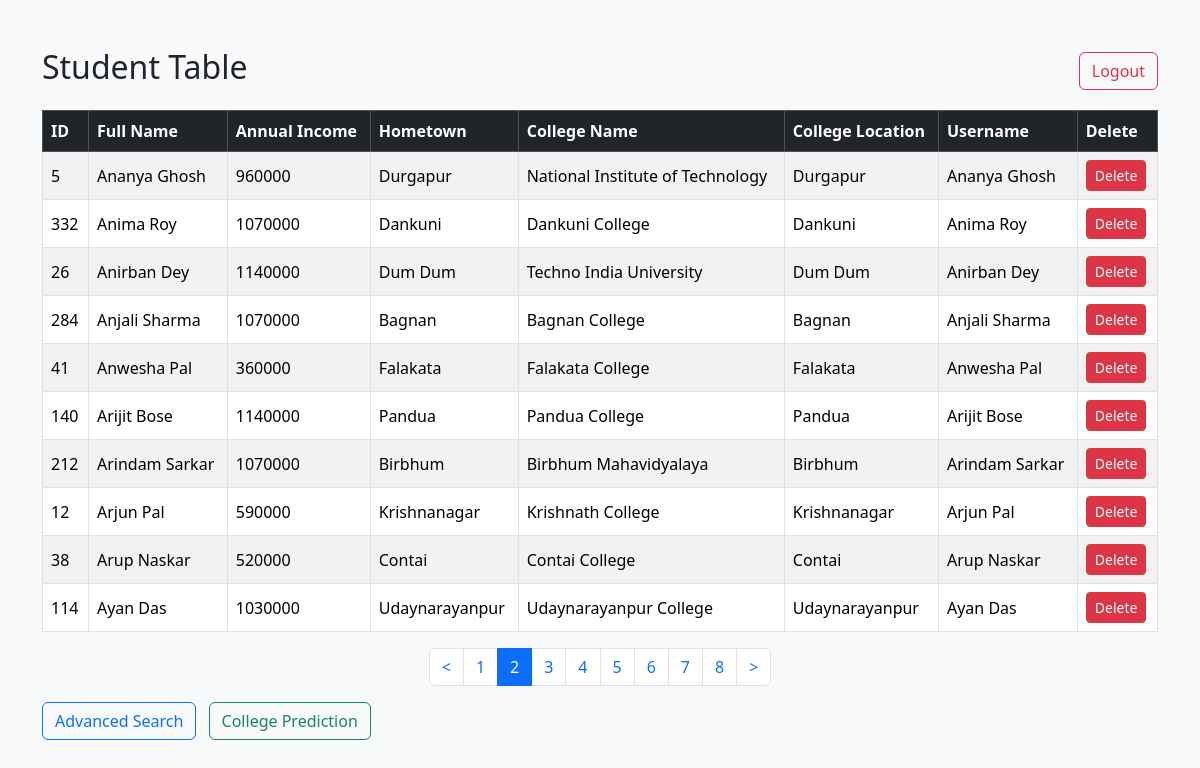
/admin/dashboard?page=2 (signed in), run on the app's committed database.
### tables this page shows
CREATE TABLE profiles (
            user_id INTEGER PRIMARY KEY,
            full_name TEXT,
            annual_income INTEGER,
            hometown TEXT,
            college_name TEXT,
            college_location TEXT,
            FOREIGN KEY(user_id) REFERENCES users(id)
        );

CREATE TABLE users (
            id INTEGER PRIMARY KEY AUTOINCREMENT,
            username TEXT UNIQUE NOT NULL,
            password TEXT NOT NULL,
            role TEXT NOT NULL
        );

### app.py (the view)
@app.route('/admin/dashboard')
@login_required
def admin_dashboard():
    if getattr(current_user, 'role', None) != 'admin':
        return redirect(url_for('admin_login'))
    page = request.args.get('page', 1, type=int)
    per_page = 10
    conn = sqlite3.connect('database.db')
    c = conn.cursor()
    c.execute("SELECT COUNT(*) FROM profiles")
    total = c.fetchone()[0]
    c.execute('''SELECT profiles.*, users.username
                 FROM profiles JOIN users ON profiles.user_id = users.id
                 LIMIT ? OFFSET ?''', (per_page, (page-1)*per_page))
    students = c.fetchall()
    conn.close()
    total_pages = ceil(total/per_page) if total else 1
    pagination_window = get_pagination_window(page, total_pages, window=8)
    return render_template('admin_dashboard.html',
                           students=students,
                           total_pages=total_pages,
                           current_page=page,
                           pagination_window=pagination_window)

### app.py (called while the page is built)
def get_pagination_window(current_page, total_pages, window=8):
    half = window // 2
    if total_pages <= window:
        return list(range(1, total_pages + 1))
    elif current_page <= half:
        return list(range(1, window + 1))
    elif current_page >= total_pages - half:
        return list(range(total_pages - window + 1, total_pages + 1))
    else:
        return list(range(current_page - half + 1, current_page + half + 1))

@login_manager.user_loader
def user_loader(username):
    conn = sqlite3.connect('database.db')
    c = conn.cursor()
    c.execute("SELECT * FROM users WHERE username = ?", (username,))
    user_data = c.fetchone()
    if not user_data:
        return None
    user = User()
    user.id = username
    user.role = user_data[3]
    return user

### templates/admin_dashboard.html (shortened to what this page needs)
<!DOCTYPE html>
<html>
<head>
  <link href="https://cdn.jsdelivr.net/npm/bootstrap@5.3.2/dist/css/bootstrap.min.css" rel="stylesheet">
</head>
<body class="bg-light">
<div class="container mt-5">
  <div class="d-flex justify-content-between align-items-center mb-3">
    <h2>Student Table</h2>
    <a class="btn btn-outline-danger" href="{{ url_for('logout') }}">Logout</a>
  </div>
  <div class="table-responsive">
    <table class="table table-striped table-bordered align-middle">
      <thead class="table-dark">
        <tr>
          <th>ID</th>
          <th>Full Name</th>
          <th>Annual Income</th>
          <th>Hometown</th>
          <th>College Name</th>
          <th>College Location</th>
          <th>Username</th>
          <th>Delete</th>
        </tr>
      </thead>
      <tbody>
        {% for s in students %}
        <tr>
          <td>{{ s[0] }}</td>
          <td>{{ s[1] }}</td>
          <td>{{ s[2] }}</td>
          <td>{{ s[3] }}</td>
          <td>{{ s[4] }}</td>
          <td>{{ s[5] }}</td>
          <td>{{ s[6] }}</td>
          <td>
            <a class="btn btn-sm btn-danger" href="{{ url_for('admin_delete', user_id=s[0]) }}">Delete</a>
          </td>
        </tr>
        {% endfor %}
      </tbody>
    </table>
  </div>
  {% include 'pagination.html' %}
  <div class="mt-3">
    <a class="btn btn-outline-primary me-2" href="{{ url_for('admin_search') }}">Advanced Search</a>
    <a class="btn btn-outline-success" href="{{ url_for('admin_predict') }}">College Prediction</a>
  </div>
</div>
</body>
</html>

### data on the page
profiles: user_id "5", full_name "Ananya Ghosh", annual_income "960000", hometown "Durgapur", college_name "National Institute of Technology", college_location "Durgapur", username "Ananya Ghosh"
profiles: user_id "332", full_name "Anima Roy", annual_income "1070000", hometown "Dankuni", college_name "Dankuni College", college_location "Dankuni", username "Anima Roy"
profiles: user_id "26", full_name "Anirban Dey", annual_income "1140000", hometown "Dum Dum", college_name "Techno India University", college_location "Dum Dum", username "Anirban Dey"
profiles: user_id "284", full_name "Anjali Sharma", annual_income "1070000", hometown "Bagnan", college_name "Bagnan College", college_location "Bagnan", username "Anjali Sharma"
profiles: user_id "41", full_name "Anwesha Pal", annual_income "360000", hometown "Falakata", college_name "Falakata College", college_location "Falakata", username "Anwesha Pal"
profiles: user_id "140", full_name "Arijit Bose", annual_income "1140000", hometown "Pandua", college_name "Pandua College", college_location "Pandua", username "Arijit Bose"
profiles: user_id "212", full_name "Arindam Sarkar", annual_income "1070000", hometown "Birbhum", college_name "Birbhum Mahavidyalaya", college_location "Birbhum", username "Arindam Sarkar"
profiles: user_id "12", full_name "Arjun Pal", annual_income "590000", hometown "Krishnanagar", college_name "Krishnath College", college_location "Krishnanagar", username "Arjun Pal"
profiles: user_id "38", full_name "Arup Naskar", annual_income "520000", hometown "Contai", college_name "Contai College", college_location "Contai", username "Arup Naskar"
profiles: user_id "114", full_name "Ayan Das", annual_income "1030000", hometown "Udaynarayanpur", college_name "Udaynarayanpur College", college_location "Udaynarayanpur", username "Ayan Das"

### other printed values
{{ p }} "1" "2" "3" "4" "5" "6" "7" "8"
